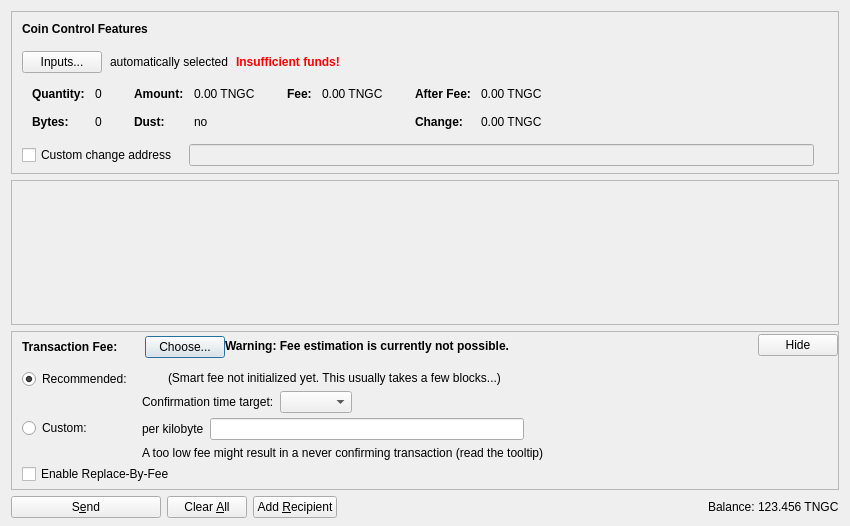
<?xml version="1.0" encoding="UTF-8"?>
<ui version="4.0">
 <class>SendCoinsDialog</class>
 <widget class="QDialog" name="SendCoinsDialog">
  <property name="geometry">
   <rect>
    <x>0</x>
    <y>0</y>
    <width>850</width>
    <height>526</height>
   </rect>
  </property>
  <property name="windowTitle">
   <string>Send Coins</string>
  </property>
  <layout class="QVBoxLayout" name="verticalLayout" stretch="0,1,0,0">
   <property name="bottomMargin">
    <number>8</number>
   </property>
   <item>
    <widget class="QFrame" name="frameCoinControl">
     <property name="sizePolicy">
      <sizepolicy hsizetype="Expanding" vsizetype="Expanding">
       <horstretch>0</horstretch>
       <verstretch>0</verstretch>
      </sizepolicy>
     </property>
     <property name="maximumSize">
      <size>
       <width>16777215</width>
       <height>16777215</height>
      </size>
     </property>
     <property name="frameShape">
      <enum>QFrame::StyledPanel</enum>
     </property>
     <property name="frameShadow">
      <enum>QFrame::Sunken</enum>
     </property>
     <layout class="QVBoxLayout" name="verticalLayoutCoinControl2">
      <property name="spacing">
       <number>0</number>
      </property>
      <property name="leftMargin">
       <number>0</number>
      </property>
      <property name="topMargin">
       <number>0</number>
      </property>
      <property name="rightMargin">
       <number>0</number>
      </property>
      <property name="bottomMargin">
       <number>6</number>
      </property>
      <item>
       <layout class="QVBoxLayout" name="verticalLayoutCoinControl" stretch="0,0,0,0,1">
        <property name="spacing">
         <number>0</number>
        </property>
        <property name="leftMargin">
         <number>10</number>
        </property>
        <property name="topMargin">
         <number>10</number>
        </property>
        <item>
         <layout class="QHBoxLayout" name="horizontalLayoutCoinControl1">
          <property name="bottomMargin">
           <number>15</number>
          </property>
          <item>
           <widget class="QLabel" name="labelCoinControlFeatures">
            <property name="sizePolicy">
             <sizepolicy hsizetype="Preferred" vsizetype="Maximum">
              <horstretch>0</horstretch>
              <verstretch>0</verstretch>
             </sizepolicy>
            </property>
            <property name="font">
             <font>
              <weight>75</weight>
              <bold>true</bold>
             </font>
            </property>
            <property name="styleSheet">
             <string notr="true">font-weight:bold;</string>
            </property>
            <property name="text">
             <string>Coin Control Features</string>
            </property>
           </widget>
          </item>
         </layout>
        </item>
        <item>
         <layout class="QHBoxLayout" name="horizontalLayoutCoinControl2" stretch="0,0,0,0">
          <property name="spacing">
           <number>8</number>
          </property>
          <property name="bottomMargin">
           <number>10</number>
          </property>
          <item>
           <widget class="QPushButton" name="pushButtonCoinControl">
            <property name="styleSheet">
             <string notr="true"/>
            </property>
            <property name="text">
             <string>Inputs...</string>
            </property>
            <property name="autoDefault">
             <bool>false</bool>
            </property>
           </widget>
          </item>
          <item>
           <widget class="QLabel" name="labelCoinControlAutomaticallySelected">
            <property name="text">
             <string>automatically selected</string>
            </property>
            <property name="margin">
             <number>5</number>
            </property>
           </widget>
          </item>
          <item>
           <widget class="QLabel" name="labelCoinControlInsuffFunds">
            <property name="font">
             <font>
              <weight>75</weight>
              <bold>true</bold>
             </font>
            </property>
            <property name="styleSheet">
             <string notr="true">color:red;font-weight:bold;</string>
            </property>
            <property name="text">
             <string>Insufficient funds!</string>
            </property>
            <property name="margin">
             <number>5</number>
            </property>
           </widget>
          </item>
          <item>
           <spacer name="horizontalSpacerCoinControl">
            <property name="orientation">
             <enum>Qt::Horizontal</enum>
            </property>
            <property name="sizeHint" stdset="0">
             <size>
              <width>40</width>
              <height>1</height>
             </size>
            </property>
           </spacer>
          </item>
         </layout>
        </item>
        <item>
         <widget class="QWidget" name="widgetCoinControl" native="true">
          <property name="sizePolicy">
           <sizepolicy hsizetype="Preferred" vsizetype="Preferred">
            <horstretch>0</horstretch>
            <verstretch>0</verstretch>
           </sizepolicy>
          </property>
          <property name="minimumSize">
           <size>
            <width>0</width>
            <height>0</height>
           </size>
          </property>
          <property name="styleSheet">
           <string notr="true"/>
          </property>
          <layout class="QHBoxLayout" name="horizontalLayoutCoinControl5">
           <property name="leftMargin">
            <number>0</number>
           </property>
           <property name="topMargin">
            <number>0</number>
           </property>
           <property name="rightMargin">
            <number>0</number>
           </property>
           <property name="bottomMargin">
            <number>0</number>
           </property>
           <item>
            <layout class="QHBoxLayout" name="horizontalLayoutCoinControl3" stretch="0,0,0,1">
             <property name="spacing">
              <number>20</number>
             </property>
             <property name="topMargin">
              <number>0</number>
             </property>
             <property name="bottomMargin">
              <number>10</number>
             </property>
             <item>
              <layout class="QFormLayout" name="formLayoutCoinControl1">
               <property name="horizontalSpacing">
                <number>10</number>
               </property>
               <property name="verticalSpacing">
                <number>14</number>
               </property>
               <property name="leftMargin">
                <number>10</number>
               </property>
               <property name="topMargin">
                <number>4</number>
               </property>
               <property name="rightMargin">
                <number>6</number>
               </property>
               <item row="0" column="0">
                <widget class="QLabel" name="labelCoinControlQuantityText">
                 <property name="font">
                  <font>
                   <weight>75</weight>
                   <bold>true</bold>
                  </font>
                 </property>
                 <property name="text">
                  <string>Quantity:</string>
                 </property>
                 <property name="margin">
                  <number>0</number>
                 </property>
                </widget>
               </item>
               <item row="0" column="1">
                <widget class="QLabel" name="labelCoinControlQuantity">
                 <property name="cursor">
                  <cursorShape>IBeamCursor</cursorShape>
                 </property>
                 <property name="contextMenuPolicy">
                  <enum>Qt::ActionsContextMenu</enum>
                 </property>
                 <property name="text">
                  <string notr="true">0</string>
                 </property>
                 <property name="margin">
                  <number>0</number>
                 </property>
                 <property name="textInteractionFlags">
                  <set>Qt::LinksAccessibleByMouse|Qt::TextSelectableByKeyboard|Qt::TextSelectableByMouse</set>
                 </property>
                </widget>
               </item>
               <item row="1" column="0">
                <widget class="QLabel" name="labelCoinControlBytesText">
                 <property name="font">
                  <font>
                   <weight>75</weight>
                   <bold>true</bold>
                  </font>
                 </property>
                 <property name="text">
                  <string>Bytes:</string>
                 </property>
                </widget>
               </item>
               <item row="1" column="1">
                <widget class="QLabel" name="labelCoinControlBytes">
                 <property name="cursor">
                  <cursorShape>IBeamCursor</cursorShape>
                 </property>
                 <property name="contextMenuPolicy">
                  <enum>Qt::ActionsContextMenu</enum>
                 </property>
                 <property name="text">
                  <string notr="true">0</string>
                 </property>
                 <property name="textInteractionFlags">
                  <set>Qt::LinksAccessibleByMouse|Qt::TextSelectableByKeyboard|Qt::TextSelectableByMouse</set>
                 </property>
                </widget>
               </item>
              </layout>
             </item>
             <item>
              <layout class="QFormLayout" name="formLayoutCoinControl2">
               <property name="horizontalSpacing">
                <number>10</number>
               </property>
               <property name="verticalSpacing">
                <number>14</number>
               </property>
               <property name="leftMargin">
                <number>6</number>
               </property>
               <property name="topMargin">
                <number>4</number>
               </property>
               <property name="rightMargin">
                <number>6</number>
               </property>
               <item row="0" column="0">
                <widget class="QLabel" name="labelCoinControlAmountText">
                 <property name="font">
                  <font>
                   <weight>75</weight>
                   <bold>true</bold>
                  </font>
                 </property>
                 <property name="text">
                  <string>Amount:</string>
                 </property>
                 <property name="margin">
                  <number>0</number>
                 </property>
                </widget>
               </item>
               <item row="0" column="1">
                <widget class="QLabel" name="labelCoinControlAmount">
                 <property name="cursor">
                  <cursorShape>IBeamCursor</cursorShape>
                 </property>
                 <property name="contextMenuPolicy">
                  <enum>Qt::ActionsContextMenu</enum>
                 </property>
                 <property name="text">
                  <string notr="true">0.00 TNGC</string>
                 </property>
                 <property name="textInteractionFlags">
                  <set>Qt::LinksAccessibleByMouse|Qt::TextSelectableByKeyboard|Qt::TextSelectableByMouse</set>
                 </property>
                </widget>
               </item>
               <item row="1" column="0">
                <widget class="QLabel" name="labelCoinControlLowOutputText">
                 <property name="font">
                  <font>
                   <weight>75</weight>
                   <bold>true</bold>
                  </font>
                 </property>
                 <property name="text">
                  <string>Dust:</string>
                 </property>
                </widget>
               </item>
               <item row="1" column="1">
                <widget class="QLabel" name="labelCoinControlLowOutput">
                 <property name="cursor">
                  <cursorShape>IBeamCursor</cursorShape>
                 </property>
                 <property name="contextMenuPolicy">
                  <enum>Qt::ActionsContextMenu</enum>
                 </property>
                 <property name="text">
                  <string notr="true">no</string>
                 </property>
                 <property name="textInteractionFlags">
                  <set>Qt::LinksAccessibleByMouse|Qt::TextSelectableByKeyboard|Qt::TextSelectableByMouse</set>
                 </property>
                </widget>
               </item>
              </layout>
             </item>
             <item>
              <layout class="QFormLayout" name="formLayoutCoinControl3">
               <property name="horizontalSpacing">
                <number>10</number>
               </property>
               <property name="verticalSpacing">
                <number>14</number>
               </property>
               <property name="leftMargin">
                <number>6</number>
               </property>
               <property name="topMargin">
                <number>4</number>
               </property>
               <property name="rightMargin">
                <number>6</number>
               </property>
               <item row="0" column="0">
                <widget class="QLabel" name="labelCoinControlFeeText">
                 <property name="font">
                  <font>
                   <weight>75</weight>
                   <bold>true</bold>
                  </font>
                 </property>
                 <property name="text">
                  <string>Fee:</string>
                 </property>
                 <property name="margin">
                  <number>0</number>
                 </property>
                </widget>
               </item>
               <item row="0" column="1">
                <widget class="QLabel" name="labelCoinControlFee">
                 <property name="cursor">
                  <cursorShape>IBeamCursor</cursorShape>
                 </property>
                 <property name="contextMenuPolicy">
                  <enum>Qt::ActionsContextMenu</enum>
                 </property>
                 <property name="text">
                  <string notr="true">0.00 TNGC</string>
                 </property>
                 <property name="textInteractionFlags">
                  <set>Qt::LinksAccessibleByMouse|Qt::TextSelectableByKeyboard|Qt::TextSelectableByMouse</set>
                 </property>
                </widget>
               </item>
              </layout>
             </item>
             <item>
              <layout class="QFormLayout" name="formLayoutCoinControl4">
               <property name="horizontalSpacing">
                <number>10</number>
               </property>
               <property name="verticalSpacing">
                <number>14</number>
               </property>
               <property name="leftMargin">
                <number>6</number>
               </property>
               <property name="topMargin">
                <number>4</number>
               </property>
               <property name="rightMargin">
                <number>6</number>
               </property>
               <item row="0" column="0">
                <widget class="QLabel" name="labelCoinControlAfterFeeText">
                 <property name="font">
                  <font>
                   <weight>75</weight>
                   <bold>true</bold>
                  </font>
                 </property>
                 <property name="text">
                  <string>After Fee:</string>
                 </property>
                 <property name="margin">
                  <number>0</number>
                 </property>
                </widget>
               </item>
               <item row="0" column="1">
                <widget class="QLabel" name="labelCoinControlAfterFee">
                 <property name="cursor">
                  <cursorShape>IBeamCursor</cursorShape>
                 </property>
                 <property name="contextMenuPolicy">
                  <enum>Qt::ActionsContextMenu</enum>
                 </property>
                 <property name="text">
                  <string notr="true">0.00 TNGC</string>
                 </property>
                 <property name="textInteractionFlags">
                  <set>Qt::LinksAccessibleByMouse|Qt::TextSelectableByKeyboard|Qt::TextSelectableByMouse</set>
                 </property>
                </widget>
               </item>
               <item row="1" column="0">
                <widget class="QLabel" name="labelCoinControlChangeText">
                 <property name="font">
                  <font>
                   <weight>75</weight>
                   <bold>true</bold>
                  </font>
                 </property>
                 <property name="text">
                  <string>Change:</string>
                 </property>
                </widget>
               </item>
               <item row="1" column="1">
                <widget class="QLabel" name="labelCoinControlChange">
                 <property name="cursor">
                  <cursorShape>IBeamCursor</cursorShape>
                 </property>
                 <property name="contextMenuPolicy">
                  <enum>Qt::ActionsContextMenu</enum>
                 </property>
                 <property name="text">
                  <string notr="true">0.00 TNGC</string>
                 </property>
                 <property name="textInteractionFlags">
                  <set>Qt::LinksAccessibleByMouse|Qt::TextSelectableByKeyboard|Qt::TextSelectableByMouse</set>
                 </property>
                </widget>
               </item>
              </layout>
             </item>
            </layout>
           </item>
          </layout>
         </widget>
        </item>
        <item>
         <layout class="QHBoxLayout" name="horizontalLayoutCoinControl4" stretch="0,0,0">
          <property name="spacing">
           <number>12</number>
          </property>
          <property name="sizeConstraint">
           <enum>QLayout::SetDefaultConstraint</enum>
          </property>
          <property name="topMargin">
           <number>5</number>
          </property>
          <property name="rightMargin">
           <number>5</number>
          </property>
          <item>
           <widget class="QCheckBox" name="checkBoxCoinControlChange">
            <property name="toolTip">
             <string>If this is activated, but the change address is empty or invalid, change will be sent to a newly generated address.</string>
            </property>
            <property name="text">
             <string>Custom change address</string>
            </property>
           </widget>
          </item>
          <item>
           <widget class="QValidatedLineEdit" name="lineEditCoinControlChange">
            <property name="enabled">
             <bool>false</bool>
            </property>
            <property name="sizePolicy">
             <sizepolicy hsizetype="Expanding" vsizetype="Fixed">
              <horstretch>0</horstretch>
              <verstretch>0</verstretch>
             </sizepolicy>
            </property>
           </widget>
          </item>
          <item>
           <widget class="QLabel" name="labelCoinControlChangeLabel">
            <property name="sizePolicy">
             <sizepolicy hsizetype="Preferred" vsizetype="Expanding">
              <horstretch>0</horstretch>
              <verstretch>0</verstretch>
             </sizepolicy>
            </property>
            <property name="minimumSize">
             <size>
              <width>0</width>
              <height>0</height>
             </size>
            </property>
            <property name="text">
             <string/>
            </property>
            <property name="margin">
             <number>3</number>
            </property>
           </widget>
          </item>
         </layout>
        </item>
        <item>
         <spacer name="verticalSpacerCoinControl">
          <property name="orientation">
           <enum>Qt::Vertical</enum>
          </property>
          <property name="sizeHint" stdset="0">
           <size>
            <width>800</width>
            <height>1</height>
           </size>
          </property>
         </spacer>
        </item>
       </layout>
      </item>
     </layout>
    </widget>
   </item>
   <item>
    <widget class="QScrollArea" name="scrollArea">
     <property name="widgetResizable">
      <bool>true</bool>
     </property>
     <widget class="QWidget" name="scrollAreaWidgetContents">
      <property name="geometry">
       <rect>
        <x>0</x>
        <y>0</y>
        <width>830</width>
        <height>104</height>
       </rect>
      </property>
      <layout class="QVBoxLayout" name="verticalLayout_2" stretch="0,1">
       <property name="leftMargin">
        <number>0</number>
       </property>
       <property name="topMargin">
        <number>0</number>
       </property>
       <property name="rightMargin">
        <number>0</number>
       </property>
       <property name="bottomMargin">
        <number>0</number>
       </property>
       <item>
        <layout class="QVBoxLayout" name="entries">
         <property name="spacing">
          <number>6</number>
         </property>
        </layout>
       </item>
       <item>
        <spacer name="verticalSpacer">
         <property name="orientation">
          <enum>Qt::Vertical</enum>
         </property>
         <property name="sizeHint" stdset="0">
          <size>
           <width>20</width>
           <height>40</height>
          </size>
         </property>
        </spacer>
       </item>
      </layout>
     </widget>
    </widget>
   </item>
   <item>
    <widget class="QFrame" name="frameFee">
     <property name="sizePolicy">
      <sizepolicy hsizetype="Expanding" vsizetype="Expanding">
       <horstretch>0</horstretch>
       <verstretch>0</verstretch>
      </sizepolicy>
     </property>
     <property name="maximumSize">
      <size>
       <width>16777215</width>
       <height>16777215</height>
      </size>
     </property>
     <property name="frameShape">
      <enum>QFrame::StyledPanel</enum>
     </property>
     <property name="frameShadow">
      <enum>QFrame::Sunken</enum>
     </property>
     <layout class="QVBoxLayout" name="verticalLayoutFee1">
      <property name="spacing">
       <number>0</number>
      </property>
      <property name="leftMargin">
       <number>0</number>
      </property>
      <property name="topMargin">
       <number>0</number>
      </property>
      <property name="rightMargin">
       <number>0</number>
      </property>
      <property name="bottomMargin">
       <number>0</number>
      </property>
      <item>
       <layout class="QVBoxLayout" name="verticalLayoutFee2" stretch="0,0,0">
        <property name="spacing">
         <number>0</number>
        </property>
        <property name="leftMargin">
         <number>10</number>
        </property>
        <property name="topMargin">
         <number>0</number>
        </property>
        <item>
         <layout class="QHBoxLayout" name="horizontalLayoutFee1">
          <property name="bottomMargin">
           <number>0</number>
          </property>
          <item>
           <layout class="QVBoxLayout" name="verticalLayoutFee7">
            <property name="spacing">
             <number>0</number>
            </property>
            <item>
             <spacer name="verticalSpacerSmartFee">
              <property name="orientation">
               <enum>Qt::Vertical</enum>
              </property>
              <property name="sizeType">
               <enum>QSizePolicy::Fixed</enum>
              </property>
              <property name="sizeHint" stdset="0">
               <size>
                <width>1</width>
                <height>4</height>
               </size>
              </property>
             </spacer>
            </item>
            <item>
             <layout class="QHBoxLayout" name="horizontalLayoutSmartFee">
              <property name="spacing">
               <number>10</number>
              </property>
              <item>
               <widget class="QLabel" name="labelFeeHeadline">
                <property name="sizePolicy">
                 <sizepolicy hsizetype="Preferred" vsizetype="Maximum">
                  <horstretch>0</horstretch>
                  <verstretch>0</verstretch>
                 </sizepolicy>
                </property>
                <property name="font">
                 <font>
                  <weight>75</weight>
                  <bold>true</bold>
                 </font>
                </property>
                <property name="styleSheet">
                 <string notr="true">font-weight:bold;</string>
                </property>
                <property name="text">
                 <string>Transaction Fee:</string>
                </property>
               </widget>
              </item>
              <item>
               <widget class="QLabel" name="labelFeeMinimized">
                <property name="text">
                 <string/>
                </property>
               </widget>
              </item>
              <item>
               <widget class="QPushButton" name="buttonChooseFee">
                <property name="text">
                 <string>Choose...</string>
                </property>
               </widget>
              </item>
             </layout>
            </item>
            <item>
             <spacer name="verticalSpacer_5">
              <property name="orientation">
               <enum>Qt::Vertical</enum>
              </property>
              <property name="sizeHint" stdset="0">
               <size>
                <width>1</width>
                <height>1</height>
               </size>
              </property>
             </spacer>
            </item>
           </layout>
          </item>
          <item>
           <widget class="QLabel" name="fallbackFeeWarningLabel">
            <property name="toolTip">
             <string>Using the fallbackfee can result in sending a transaction that will take several hours or days (or never) to confirm. Consider choosing your fee manually or wait until you have validated the complete chain.</string>
            </property>
            <property name="font">
            <font>
                <weight>75</weight>
                <bold>true</bold>
            </font>
            </property>
            <property name="text">
             <string>Warning: Fee estimation is currently not possible.</string>
            </property>
            <property name="wordWrap">
             <bool>false</bool>
            </property>
           </widget>
          </item>
          <item>
           <spacer name="horizontalSpacer_4">
            <property name="orientation">
             <enum>Qt::Horizontal</enum>
            </property>
            <property name="sizeType">
             <enum>QSizePolicy::MinimumExpanding</enum>
            </property>
            <property name="sizeHint" stdset="0">
             <size>
              <width>40</width>
              <height>20</height>
             </size>
            </property>
           </spacer>
          </item>
          <item>
           <widget class="QPushButton" name="buttonMinimizeFee">
            <property name="toolTip">
             <string>Hide transaction fee settings</string>
            </property>
            <property name="text">
             <string>Hide</string>
            </property>
           </widget>
          </item>
         </layout>
        </item>
        <item>
         <widget class="QFrame" name="frameFeeSelection">
          <layout class="QVBoxLayout" name="verticalLayoutFee12">
           <property name="spacing">
            <number>0</number>
           </property>
           <property name="leftMargin">
            <number>0</number>
           </property>
           <property name="topMargin">
            <number>0</number>
           </property>
           <property name="rightMargin">
            <number>0</number>
           </property>
           <property name="bottomMargin">
            <number>0</number>
           </property>
           <item>
            <layout class="QGridLayout" name="gridLayoutFee">
             <property name="topMargin">
              <number>10</number>
             </property>
             <property name="bottomMargin">
              <number>4</number>
             </property>
             <property name="horizontalSpacing">
              <number>10</number>
             </property>
             <property name="verticalSpacing">
              <number>4</number>
             </property>
             <item row="1" column="1">
              <layout class="QVBoxLayout" name="verticalLayoutFee8">
               <property name="spacing">
                <number>6</number>
               </property>
               <item>
                <layout class="QHBoxLayout" name="horizontalLayoutFee13">
                 <item>
                  <widget class="QLabel" name="labelCustomPerKilobyte">
                   <property name="toolTip">
                    <string>Specify a custom fee per kB (1,000 bytes) of the transaction's virtual size.

Note:  Since the fee is calculated on a per-byte basis, a fee of "100 satoshis per kB" for a transaction size of 500 bytes (half of 1 kB) would ultimately yield a fee of only 50 satoshis.</string>
                   </property>
                   <property name="text">
                    <string>per kilobyte</string>
                   </property>
                  </widget>
                 </item>
                 <item>
                  <widget class="TrustNetworkGlobalCoinAmountField" name="customFee"/>
                 </item>
                 <item>
                  <spacer name="horizontalSpacer_6">
                   <property name="orientation">
                    <enum>Qt::Horizontal</enum>
                   </property>
                   <property name="sizeHint" stdset="0">
                    <size>
                     <width>1</width>
                     <height>1</height>
                    </size>
                   </property>
                  </spacer>
                 </item>
                </layout>
               </item>
               <item>
                <layout class="QHBoxLayout" name="horizontalLayoutFee8">
                 <item>
                  <widget class="QLabel" name="labelCustomFeeWarning">
                   <property name="enabled">
                    <bool>true</bool>
                   </property>
                   <property name="toolTip">
                    <string>When there is less transaction volume than space in the blocks, miners as well as relaying nodes may enforce a minimum fee. Paying only this minimum fee is just fine, but be aware that this can result in a never confirming transaction once there is more demand for trustnetworkglobalcoin transactions than the network can process.</string>
                   </property>
                   <property name="text">
                    <string>A too low fee might result in a never confirming transaction (read the tooltip)</string>
                   </property>
                  </widget>
                 </item>
                 <item>
                  <spacer name="horizontalSpacer_2">
                   <property name="orientation">
                    <enum>Qt::Horizontal</enum>
                   </property>
                   <property name="sizeHint" stdset="0">
                    <size>
                     <width>1</width>
                     <height>1</height>
                    </size>
                   </property>
                  </spacer>
                 </item>
                </layout>
               </item>
              </layout>
             </item>
             <item row="0" column="0">
              <layout class="QVBoxLayout" name="verticalLayoutFee4" stretch="0,1">
               <item>
                <widget class="QRadioButton" name="radioSmartFee">
                 <property name="text">
                  <string>Recommended:</string>
                 </property>
                 <property name="checked">
                  <bool>true</bool>
                 </property>
                 <attribute name="buttonGroup">
                  <string notr="true">groupFee</string>
                 </attribute>
                </widget>
               </item>
               <item>
                <spacer name="verticalSpacer_2">
                 <property name="orientation">
                  <enum>Qt::Vertical</enum>
                 </property>
                 <property name="sizeHint" stdset="0">
                  <size>
                   <width>1</width>
                   <height>1</height>
                  </size>
                 </property>
                </spacer>
               </item>
              </layout>
             </item>
             <item row="1" column="0">
              <layout class="QVBoxLayout" name="verticalLayoutFee9" stretch="0,1">
               <item>
                <widget class="QRadioButton" name="radioCustomFee">
                 <property name="text">
                  <string>Custom:</string>
                 </property>
                 <attribute name="buttonGroup">
                  <string notr="true">groupFee</string>
                 </attribute>
                </widget>
               </item>
               <item>
                <spacer name="verticalSpacer_6">
                 <property name="orientation">
                  <enum>Qt::Vertical</enum>
                 </property>
                 <property name="sizeHint" stdset="0">
                  <size>
                   <width>1</width>
                   <height>1</height>
                  </size>
                 </property>
                </spacer>
               </item>
              </layout>
             </item>
             <item row="0" column="1">
              <layout class="QVBoxLayout" name="verticalLayoutFee3" stretch="0,0,1">
               <property name="spacing">
                <number>6</number>
               </property>
               <property name="topMargin">
                <number>2</number>
               </property>
               <item>
                <layout class="QHBoxLayout" name="horizontalLayoutFee12">
                 <item>
                  <widget class="QLabel" name="labelSmartFee">
                   <property name="text">
                    <string/>
                   </property>
                  </widget>
                 </item>
                 <item>
                  <widget class="QLabel" name="labelFeeEstimation">
                   <property name="text">
                    <string/>
                   </property>
                  </widget>
                 </item>
                 <item>
                  <widget class="QLabel" name="labelSmartFee2">
                   <property name="text">
                    <string>(Smart fee not initialized yet. This usually takes a few blocks...)</string>
                   </property>
                  </widget>
                 </item>
                 <item>
                  <spacer name="horizontalSpacer_5">
                   <property name="orientation">
                    <enum>Qt::Horizontal</enum>
                   </property>
                   <property name="sizeHint" stdset="0">
                    <size>
                     <width>1</width>
                     <height>1</height>
                    </size>
                   </property>
                  </spacer>
                 </item>
                </layout>
               </item>
               <item>
                <layout class="QHBoxLayout" name="horizontalLayoutFee9">
                 <item>
                  <layout class="QVBoxLayout" name="verticalLayoutFee6">
                   <item>
                    <widget class="QLabel" name="labelSmartFee3">
                     <property name="text">
                      <string>Confirmation time target:</string>
                     </property>
                    </widget>
                   </item>
                  </layout>
                 </item>
                 <item>
                  <layout class="QVBoxLayout" name="verticalLayoutFee5">
                   <property name="rightMargin">
                    <number>30</number>
                   </property>
                   <item>
                    <layout class="QHBoxLayout" name="horizontalLayoutConfTarget">
                     <property name="bottomMargin">
                      <number>0</number>
                     </property>
                     <item>
                      <widget class="QComboBox" name="confTargetSelector"/>
                     </item>
                     <item>
                      <spacer name="horizontalSpacerConfTarget">
                       <property name="orientation">
                        <enum>Qt::Horizontal</enum>
                       </property>
                       <property name="sizeHint" stdset="0">
                        <size>
                         <width>40</width>
                         <height>20</height>
                        </size>
                       </property>
                      </spacer>
                     </item>
                    </layout>
                   </item>
                  </layout>
                 </item>
                </layout>
               </item>
               <item>
                <spacer name="verticalSpacer_4">
                 <property name="orientation">
                  <enum>Qt::Vertical</enum>
                 </property>
                 <property name="sizeHint" stdset="0">
                  <size>
                   <width>1</width>
                   <height>1</height>
                  </size>
                 </property>
                </spacer>
               </item>
              </layout>
             </item>
            </layout>
           </item>
           <item>
            <widget class="QCheckBox" name="optInRBF">
             <property name="text">
              <string>Enable Replace-By-Fee</string>
             </property>
             <property name="toolTip">
              <string>With Replace-By-Fee (BIP-125) you can increase a transaction's fee after it is sent. Without this, a higher fee may be recommended to compensate for increased transaction delay risk.</string>
             </property>
            </widget>
           </item>
          </layout>
         </widget>
        </item>
        <item>
         <spacer name="verticalSpacerFee">
          <property name="orientation">
           <enum>Qt::Vertical</enum>
          </property>
          <property name="sizeHint" stdset="0">
           <size>
            <width>40</width>
            <height>5</height>
           </size>
          </property>
         </spacer>
        </item>
       </layout>
      </item>
     </layout>
    </widget>
   </item>
   <item>
    <layout class="QHBoxLayout" name="horizontalLayout">
     <item>
      <widget class="QPushButton" name="sendButton">
       <property name="minimumSize">
        <size>
         <width>150</width>
         <height>0</height>
        </size>
       </property>
       <property name="toolTip">
        <string>Confirm the send action</string>
       </property>
       <property name="text">
        <string>S&amp;end</string>
       </property>
       <property name="icon">
        <iconset resource="../trustnetworkglobalcoin.qrc">
         <normaloff>:/icons/send</normaloff>:/icons/send</iconset>
       </property>
       <property name="autoDefault">
        <bool>false</bool>
       </property>
       <property name="default">
        <bool>false</bool>
       </property>
      </widget>
     </item>
     <item>
      <widget class="QPushButton" name="clearButton">
       <property name="sizePolicy">
        <sizepolicy hsizetype="Minimum" vsizetype="Fixed">
         <horstretch>0</horstretch>
         <verstretch>0</verstretch>
        </sizepolicy>
       </property>
       <property name="toolTip">
        <string>Clear all fields of the form.</string>
       </property>
       <property name="text">
        <string>Clear &amp;All</string>
       </property>
       <property name="icon">
        <iconset resource="../trustnetworkglobalcoin.qrc">
         <normaloff>:/icons/remove</normaloff>:/icons/remove</iconset>
       </property>
       <property name="autoDefault">
        <bool>false</bool>
       </property>
      </widget>
     </item>
     <item>
      <widget class="QPushButton" name="addButton">
       <property name="toolTip">
        <string>Send to multiple recipients at once</string>
       </property>
       <property name="text">
        <string>Add &amp;Recipient</string>
       </property>
       <property name="icon">
        <iconset resource="../trustnetworkglobalcoin.qrc">
         <normaloff>:/icons/add</normaloff>:/icons/add</iconset>
       </property>
       <property name="autoDefault">
        <bool>false</bool>
       </property>
      </widget>
     </item>
     <item>
      <spacer name="horizontalSpacer">
       <property name="orientation">
        <enum>Qt::Horizontal</enum>
       </property>
       <property name="sizeHint" stdset="0">
        <size>
         <width>40</width>
         <height>20</height>
        </size>
       </property>
      </spacer>
     </item>
     <item>
      <layout class="QHBoxLayout" name="horizontalLayout_2">
       <property name="spacing">
        <number>3</number>
       </property>
       <item>
        <widget class="QLabel" name="labelBalanceName">
         <property name="sizePolicy">
          <sizepolicy hsizetype="Preferred" vsizetype="Fixed">
           <horstretch>0</horstretch>
           <verstretch>0</verstretch>
          </sizepolicy>
         </property>
         <property name="text">
          <string>Balance:</string>
         </property>
        </widget>
       </item>
       <item>
        <widget class="QLabel" name="labelBalance">
         <property name="sizePolicy">
          <sizepolicy hsizetype="Preferred" vsizetype="Fixed">
           <horstretch>0</horstretch>
           <verstretch>0</verstretch>
          </sizepolicy>
         </property>
         <property name="cursor">
          <cursorShape>IBeamCursor</cursorShape>
         </property>
         <property name="text">
          <string notr="true">123.456 TNGC</string>
         </property>
         <property name="textInteractionFlags">
          <set>Qt::LinksAccessibleByMouse|Qt::TextSelectableByKeyboard|Qt::TextSelectableByMouse</set>
         </property>
        </widget>
       </item>
      </layout>
     </item>
    </layout>
   </item>
  </layout>
 </widget>
 <customwidgets>
  <customwidget>
   <class>QValidatedLineEdit</class>
   <extends>QLineEdit</extends>
   <header>qt/qvalidatedlineedit.h</header>
  </customwidget>
  <customwidget>
   <class>TrustNetworkGlobalCoinAmountField</class>
   <extends>QLineEdit</extends>
   <header>qt/trustnetworkglobalcoinamountfield.h</header>
   <container>1</container>
  </customwidget>
 </customwidgets>
 <resources>
  <include location="../trustnetworkglobalcoin.qrc"/>
 </resources>
 <connections/>
 <buttongroups>
  <buttongroup name="groupFee"/>
 </buttongroups>
</ui>
